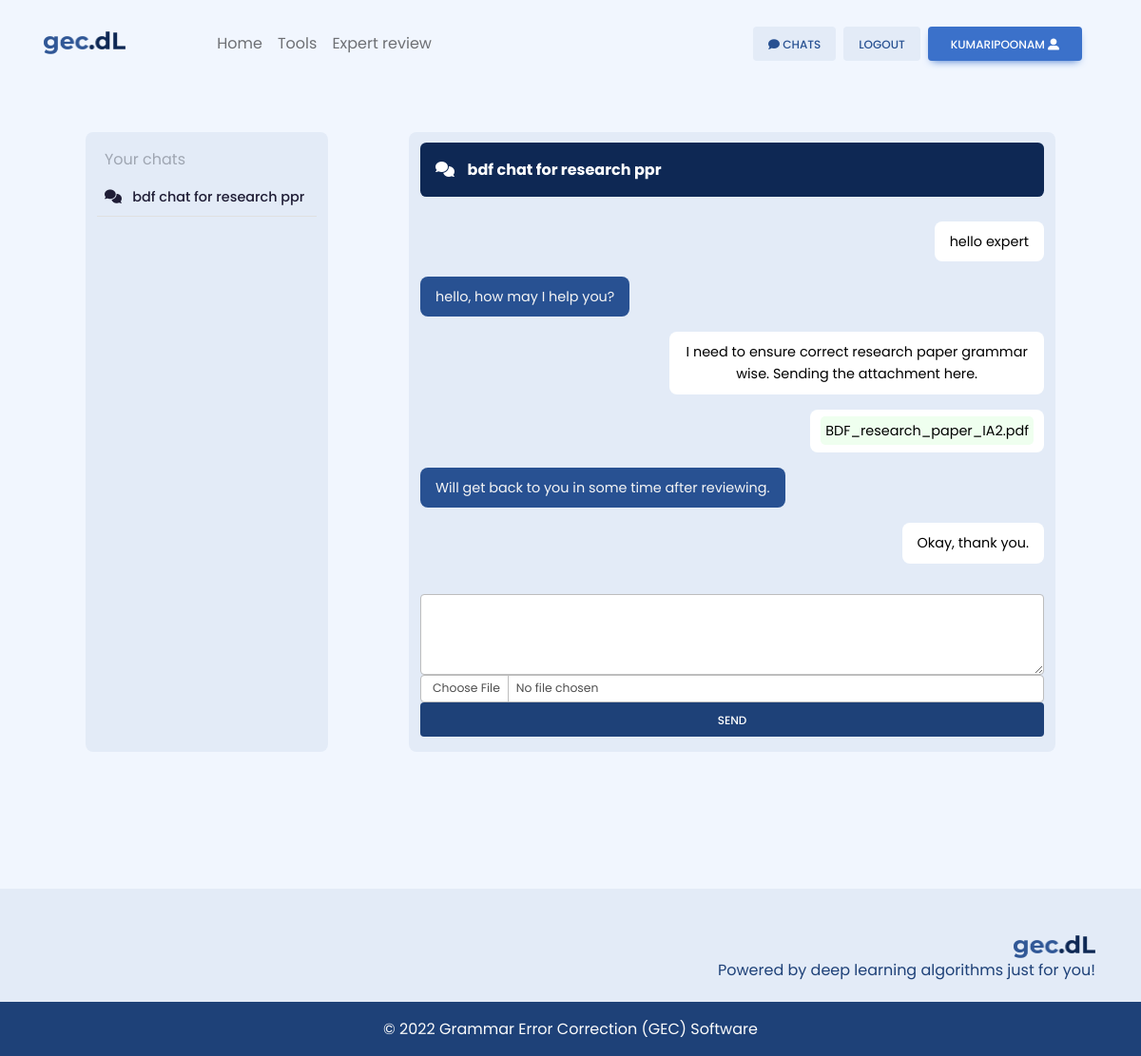
/expert/km-60-50-et (signed in), run on an earlier commit of the app's database.
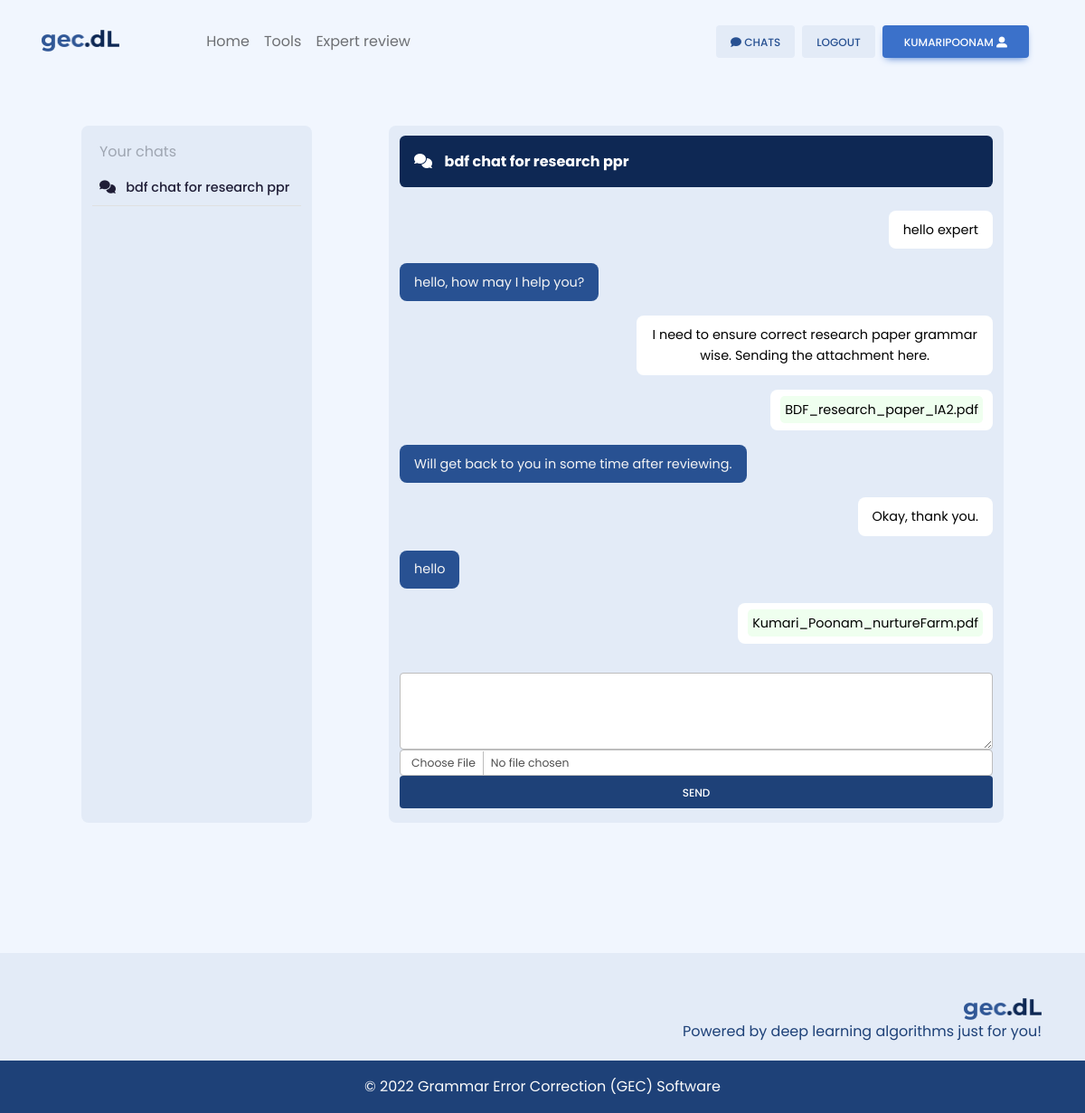
And on a later commit of the database.
### expert/models.py (models this page shows, shortened)
class Room(models.Model):
    room_name = models.CharField(max_length=255)
    user_room_name = models.CharField(max_length=255, null=True, blank=True)
    expert_room_name = models.CharField(max_length=255, null=True, blank=True)
    def __str__(self):
        return self.room_name

class Message(models.Model):
    room = models.ForeignKey(Room, on_delete=models.CASCADE)
    sender = models.CharField(max_length=255)
    message = models.TextField(null=True, blank=True)
    attachment = models.FileField(null=True, blank=True, upload_to='chat/')

### expert/views.py (the view, shortened to what this page needs)
# urls.py: path('<str:room_name>', views.messaging, name='room'),
@login_required(login_url='login')
def messaging(request, room_name):
    input_form = InputMessageForm()
    username = request.user
    get_messages = Message.objects.filter(sender=username)
    get_rooms = []
    allusers = []
    for msg in get_messages:
        if msg.room not in get_rooms:
            get_rooms.append(msg.room)
            get_msg_list = Message.objects.filter(room=msg.room)
            for m in get_msg_list:
                if m.sender != username and m.sender not in allusers:
                    allusers.append(m.sender)
    allrooms = Room.objects.filter(room_name__in=get_rooms)
    get_room = Room.objects.get(room_name=room_name)
    get_messages = Message.objects.filter(room=get_room)
    get_sender = request.user
    for msg in get_messages:
        if msg.sender!=get_sender:
            get_sender = msg.sender
            break
    context = {
        'convo': True,
        'messages': get_messages,
        'user': request.user,
        'sender': get_sender,
        'room_name': room_name,
        'current_room': get_room,
        'rooms': get_rooms,
        'allrooms': allrooms,
        'allusers': allusers,
        'input_form': input_form,
    }
    return render(request, "expert/chat.html", context)

### expert/forms.py
class InputMessageForm(forms.ModelForm):
    attachment = forms.FileField(
        required = False,
        widget = forms.ClearableFileInput(
            attrs={'class':'m-auto form-control form-control-sm'})
    )
    message = forms.CharField(
        required = False,
        widget = forms.Textarea(
            attrs={'rows':'2',
                   'class': 'form-control'})
    )
    class Meta:
        model = Message
        fields = ('message', 'attachment')

### templates/expert/chat.html (shortened to what this page needs)
{% extends 'base.html' %}
{% load static %}
{% block mainbody %}
    <div class="text-center expert">
        <div class="m-5 row">
            <div class="card bg-secondary-2 col-3 shadow-0">
                    <table class="table table-sm w-100 room_list text-start">
                        <tbody>
                            <div class="text-secondary text-start m-2 mt-3">Your chats</div>
                            {% if request.user.profile.user_type == "Normal user" %}
                                {% for room in allrooms %}
                                <tr>
                                    <th scope="row"><a href="{% url 'room' room_name=room.room_name %}"><i class="fas fa-comments"></i> &nbsp; {% if room.user_room_name %}{{room.user_room_name}}{% else %}{{room.room_name}}{% endif %} </a></th>
                                </tr>
                                {% endfor %}
                            {% else %}
                                {% for room in allrooms %}
                                <tr>
                                    <th scope="row"><a href="{% url 'room' room_name=room.room_name %}"><i class="fas fa-comments"></i> &nbsp; {% if room.expert_room_name %}{{room.expert_room_name}}{% else %}{{room.room_name}}{% endif %} </a></th>
                                </tr>
                                {% endfor %}
                            {% endif %}
                        </tbody>
                    </table>
            </div>
            <div class="col-1"></div>
            <div class="card bg-secondary-2 col-8 shadow-0">
                {% if convo == False %}
                <div class="no-convo m-3 p-5">
                    <i class="text-secondary fas fa-comments fa-8x mb-4"></i><br>
                    <small class='text-secondary'>Select a conversation</small>
                </div>
                {% else %}
                <div class="chat-user-name  fw-bold text-white p-3 mb-0"><i class="fas fa-comments fw-0"></i>&nbsp;&nbsp;&nbsp; <span  contenteditable="true" id="room_name_display">
                    {% if request.user.profile.user_type == "Normal user" and current_room.user_room_name %}
                        {{current_room.user_room_name}}
                    {% elif request.user.profile.user_type == "Expert user" and current_room.expert_room_name %}
                        {{current_room.expert_room_name}}
                    {% else %}
                        {{room_name}}
                    {% endif %}
                </span></div>
                <div class="parent">
                    <div id="chatbox">
                        {% for msg in messages %}
                            {% if msg.sender != request.user.username %}
                                {% if msg.message %}<p class="msg-recieved">{{msg.message}}</p>{% endif %}
                            {% else %}
                                {% if msg.message %}<p class="msg-send">{{msg.message}}</p>{% endif %}
                                {% if msg.attachment %}<p class="msg-send attachment">
                                    <a href="../../../../media/{{ msg.attachment }}" target="_blank">{{ msg.attachment.name|slice:"5:" }}</a>
                                </p>{% endif %}
                            {% endif %}
                        {% endfor %}
                    </div>
                    <form method="post" name="file_form" class="mb-3 mt-3"  enctype="multipart/form-data">
                        {% for f in input_form %}
                            {{f}}
                        {% endfor %}
                        <button type="submit" name="message_submit_button"
                            class="btn btn-primary bg-primary-darker shadow-0 btn-block">send</button>
                    </form>
                </div>
                {% endif %}
            </div>
        </div>
    </div>
{% endblock mainbody %}

What changed in the data, as far as the page shows it:
added Message: message "hello"
added Message: attachment.name "Kumari_Poonam_nurtureFarm.pdf"
